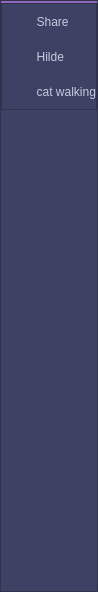
              <widget class="QFrame" name="settings_menu_2">
               <property name="minimumSize">
                <size>
                 <width>0</width>
                 <height>0</height>
                </size>
               </property>
               <property name="maximumSize">
                <size>
                 <width>0</width>
                 <height>16777215</height>
                </size>
               </property>
               <property name="styleSheet">
                <string notr="true">background-color: rgb(62, 65, 99);</string>
               </property>
               <property name="frameShape">
                <enum>QFrame::StyledPanel</enum>
               </property>
               <property name="frameShadow">
                <enum>QFrame::Raised</enum>
               </property>
               <layout class="QVBoxLayout" name="verticalLayout_9">
                <property name="spacing">
                 <number>0</number>
                </property>
                <property name="leftMargin">
                 <number>0</number>
                </property>
                <property name="topMargin">
                 <number>0</number>
                </property>
                <property name="rightMargin">
                 <number>0</number>
                </property>
                <property name="bottomMargin">
                 <number>0</number>
                </property>
                <item>
                 <widget class="QFrame" name="Linha">
                  <property name="styleSheet">
                   <string notr="true">background-color: #ba87f5;</string>
                  </property>
                  <property name="frameShape">
                   <enum>QFrame::StyledPanel</enum>
                  </property>
                  <property name="frameShadow">
                   <enum>QFrame::Raised</enum>
                  </property>
                  <layout class="QHBoxLayout" name="horizontalLayout_6">
                   <property name="spacing">
                    <number>0</number>
                   </property>
                   <property name="leftMargin">
                    <number>0</number>
                   </property>
                   <property name="topMargin">
                    <number>0</number>
                   </property>
                   <property name="rightMargin">
                    <number>10</number>
                   </property>
                   <property name="bottomMargin">
                    <number>0</number>
                   </property>
                  </layout>
                 </widget>
                </item>
                <item>
                 <widget class="QFrame" name="Btns_right_frame">
                  <property name="frameShape">
                   <enum>QFrame::StyledPanel</enum>
                  </property>
                  <property name="frameShadow">
                   <enum>QFrame::Raised</enum>
                  </property>
                  <layout class="QVBoxLayout" name="verticalLayout_8">
                   <property name="spacing">
                    <number>0</number>
                   </property>
                   <property name="leftMargin">
                    <number>0</number>
                   </property>
                   <property name="topMargin">
                    <number>0</number>
                   </property>
                   <property name="rightMargin">
                    <number>0</number>
                   </property>
                   <property name="bottomMargin">
                    <number>0</number>
                   </property>
                   <item>
                    <widget class="QPushButton" name="Share">
                     <property name="minimumSize">
                      <size>
                       <width>0</width>
                       <height>35</height>
                      </size>
                     </property>
                     <property name="maximumSize">
                      <size>
                       <width>16777215</width>
                       <height>35</height>
                      </size>
                     </property>
                     <property name="styleSheet">
                      <string notr="true">QPushButton{
            color: #c3ccdf;
            padding-left: 18px;
            text-align: left;
            border: none;
        }
QPushButton:hover {
	background-color: rgb(72, 75, 115);
        }

        QPushButton:pressed {
background-color: rgb(186, 135, 245);
        }</string>
                     </property>
                     <property name="text">
                      <string>     Share</string>
                     </property>
                     <property name="icon">
                      <iconset>
                       <normaloff>../imagens/ICons/cil-paper-plane.png</normaloff>../imagens/ICons/cil-paper-plane.png</iconset>
                     </property>
                    </widget>
                   </item>
                   <item>
                    <widget class="QPushButton" name="Print">
                     <property name="minimumSize">
                      <size>
                       <width>0</width>
                       <height>35</height>
                      </size>
                     </property>
                     <property name="maximumSize">
                      <size>
                       <width>16777215</width>
                       <height>35</height>
                      </size>
                     </property>
                     <property name="styleSheet">
                      <string notr="true">QPushButton{
            color: #c3ccdf;
            padding-left: 18px;
            text-align: left;
            border: none;
        }
QPushButton:hover {
	background-color: rgb(72, 75, 115);
        }

        QPushButton:pressed {
background-color: rgb(186, 135, 245);
        }</string>
                     </property>
                     <property name="text">
                      <string>     Hilde</string>
                     </property>
                     <property name="icon">
                      <iconset>
                       <normaloff>../imagens/ICons/cil-print.png</normaloff>../imagens/ICons/cil-print.png</iconset>
                     </property>
                    </widget>
                   </item>
                   <item>
                    <widget class="QPushButton" name="CatWalking">
                     <property name="minimumSize">
                      <size>
                       <width>0</width>
                       <height>35</height>
                      </size>
                     </property>
                     <property name="maximumSize">
                      <size>
                       <width>16777215</width>
                       <height>35</height>
                      </size>
                     </property>
                     <property name="styleSheet">
                      <string notr="true">QPushButton{
            color: #c3ccdf;
            padding-left: 18px;
            text-align: left;
            border: none;
        }
QPushButton:hover {
	background-color: rgb(72, 75, 115);
        }

        QPushButton:pressed {
background-color: rgb(186, 135, 245);
        }</string>
                     </property>
                     <property name="text">
                      <string>     cat walking</string>
                     </property>
                     <property name="icon">
                      <iconset>
                       <normaloff>../imagens/ICons/cat_profile_23px.png</normaloff>../imagens/ICons/cat_profile_23px.png</iconset>
                     </property>
                     <property name="iconSize">
                      <size>
                       <width>20</width>
                       <height>20</height>
                      </size>
                     </property>
                    </widget>
                   </item>
                  </layout>
                 </widget>
                </item>
                <item>
                 <spacer name="verticalSpacer_2">
                  <property name="orientation">
                   <enum>Qt::Vertical</enum>
                  </property>
                  <property name="sizeHint" stdset="0">
                   <size>
                    <width>20</width>
                    <height>481</height>
                   </size>
                  </property>
                 </spacer>
                </item>
               </layout>
              </widget>
